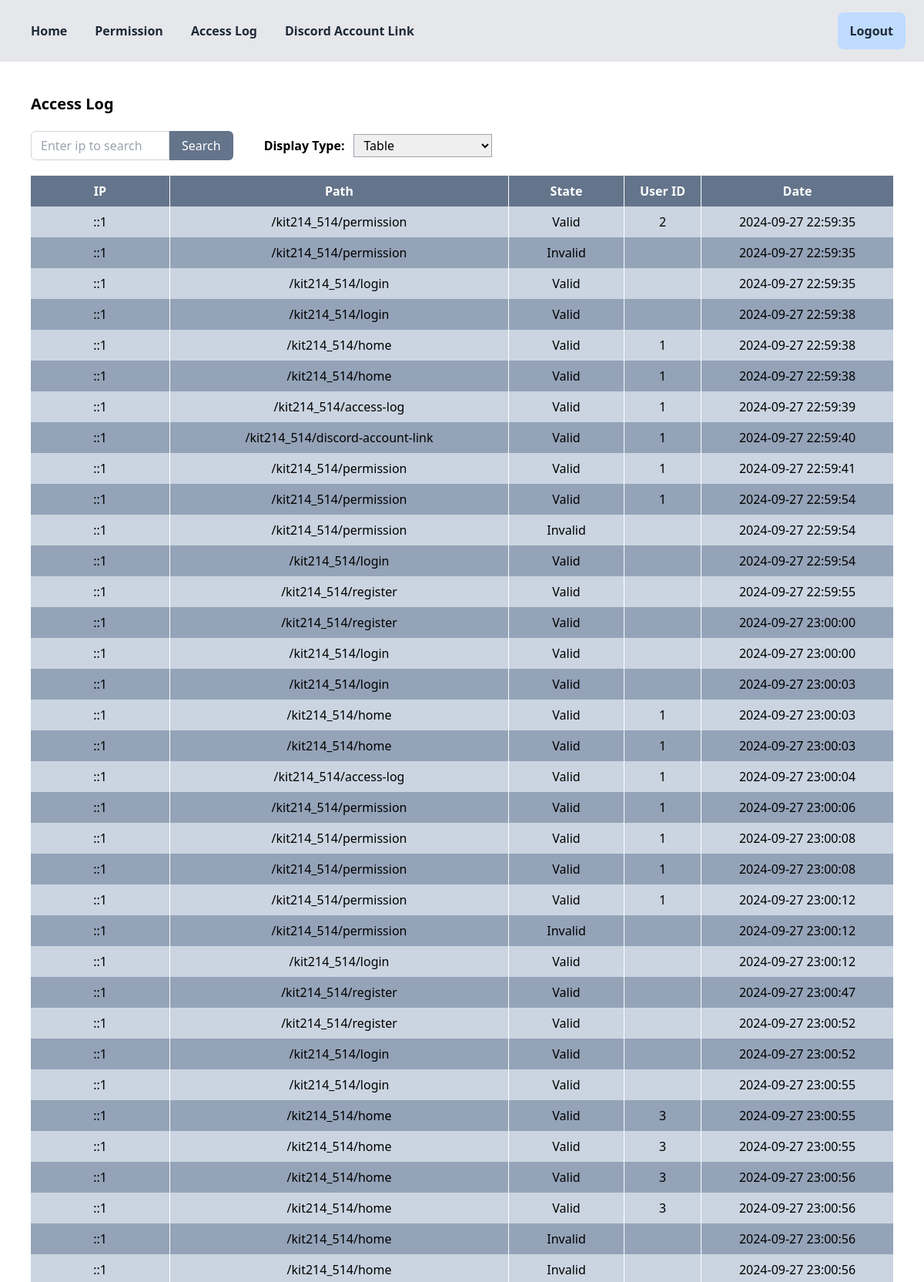
The page /views/access_log.php (signed in, upper part) on the database its author committed.
### tables this page shows
CREATE TABLE `logs` (
  `id` bigint(10) UNSIGNED NOT NULL,
  `ip` varchar(50) NOT NULL,
  `path` varchar(250) NOT NULL,
  `state` tinyint(1) NOT NULL COMMENT '0: valid, 0: invalid',
  `user_id` bigint(10) UNSIGNED DEFAULT NULL,
  `date` datetime NOT NULL
);

### controller/logsController.php (called while the page is built, shortened)
<?php
class LogsController extends Controller
{
    public function getLog($request)
    {
        try {
            $ipSearch = isset($request['ip_search']) ? $request['ip_search'] : null;
            $logsModel = new LogsModel();
            if (!$ipSearch) {
                $list = $logsModel->sql('SELECT * FROM logs');
            } else {
                $list = $logsModel->sql('SELECT * FROM logs WHERE ip = "' . $ipSearch . '"');
            }
            return [
                "data" => $list,
                "jsonData" => json_encode($list)
            ];
        } catch (\Throwable $th) {
            return [];
        }
    }
}

### config/database.php (called while the page is built, shortened)
<?php
require_once 'app.php';
class Database
{
    public function connections()
    {
        global $DB_HOST, $DB_PORT, $DB_DATABASE, $DB_USERNAME, $DB_PASSWORD;
        $servername = $DB_HOST;
        $dbname = $DB_DATABASE;
        $username = $DB_USERNAME;
        $password = $DB_PASSWORD;
        $port = $DB_PORT;
        try {
            $conn = new PDO("mysql:host=$servername;port=$port;dbname=$dbname", $username, $password);
            return $conn;
        } catch (PDOException $e) {
            echo "Data connection failure error: " . $e->getMessage();
            exit();
        }
    }
    public function sql(string $sql, array $params = [])
    {
        $conn = $this->connections();
        $conn->setAttribute(PDO::ATTR_ERRMODE, PDO::ERRMODE_EXCEPTION);
        $stmt = $conn->prepare($sql);
        $stmt->execute($params);
        if (strpos(strtoupper($sql), 'SELECT') === 0) {
            return $stmt->fetchAll(PDO::FETCH_ASSOC);
        }
        return true;
    }
}

### model/model.php (called while the page is built)
<?php
include '../config/database.php';
class Model
{
    public function DB()
    {
        return new Database();
    }
    public function sql(string $sql, array $params = [])
    {
        return $this->DB()->sql($sql, $params);
    }
}

### views/access_log.php (the view, shortened to what this page needs)
<?php
include_once(__DIR__ . "/../controller/logsController.php");
$logsController = new LogsController();
$listLogs = $logsController->getLog($_POST);
?>
<!DOCTYPE html>
<html lang="en">
<head>
    <link rel="stylesheet" href="public/styles/menu.css">
    <link rel="stylesheet" href="public/styles/access-log.css">
</head>
<body>
    <div style="display: flex; flex-direction: column;">
        <?php include 'components/menu_home.php'; ?>
        <div class="flex flex-col gap-5 p-10">
            <div class="text-[20px] font-bold">Access Log</div>
            <div class="flex flex-col gap-5">
                <div class="flex items-center gap-10">
                    <form action="" method="post" id="form_search">
                        <div class="flex">
                            <div>
                                <input type="text" name="ip_search" class="w-[180px] rounded-bl-md rounded-tl-md border border-solid border-gray-300 px-3 py-1.5 outline-0 ring-0 ring-offset-0 transition-all focus:border-gray-500 focus:ring-0 focus:ring-offset-0" placeholder="Enter ip to search" />
                            </div>
                            <div>
                                <button
                                    class="rounded-br-md rounded-tr-md bg-slate-500 px-4 py-[7px] text-white transition-all hover:bg-slate-600"
                                    type="submit">
                                    Search
                                </button>
                            </div>
                        </div>
                    </form>
                    <div class="flex items-center gap-3">
                        <div class="font-bold">Display Type:</div>
                        <div>
                            <select name="display_type" id="select-display-type" class="w-[180px] border border-solid border-gray-400 px-2 py-0.5">
                                <option value="table" selected>Table</option>
                            </select>
                        </div>
                    </div>
                </div>
                <div class="flex flex-col gap-3">
                    <div id="table-display">
                        <div class="table w-full table-fixed">
                            <div class="table-header-group w-full bg-slate-500 font-semibold">
                                <div class="table-row divide-x divide-solid divide-white">
                                    <div class="table-cell h-10 w-[180px] px-3 text-center align-middle">
                                        <div class="text-white">IP</div>
                                    </div>
                                    <div class="table-cell h-10 px-3 text-center align-middle">
                                        <div class="text-white">Path</div>
                                    </div>
                                    <div class="table-cell h-10 w-[150px] px-3 text-center align-middle">
                                        <div class="text-white">State</div>
                                    </div>
                                    <div class="table-cell h-10 w-[100px] px-3 text-center align-middle">
                                        <div class="text-white">User ID</div>
                                    </div>
                                    <div class="table-cell h-10 w-[250px] px-3 text-center align-middle">
                                        <div class="text-white">Date</div>
                                    </div>
                                </div>
                            </div>
                            <div class="table-footer-group">
                                <?php foreach ($listLogs["data"] as $item): ?>
                                    <div class="table-row cursor-pointer divide-x divide-solid divide-white transition-all odd:bg-slate-300 even:bg-slate-400 hover:bg-slate-400/60">
                                        <div class="table-cell p-2 align-middle">
                                            <div class="flex items-center justify-center">
                                                <?php echo htmlspecialchars($item['ip']); ?>
                                            </div>
                                        </div>
                                        <div class="table-cell p-2 align-middle">
                                            <div class="flex items-center justify-center">
                                                <?php echo htmlspecialchars($item['path']); ?>
                                            </div>
                                        </div>
                                        <div class="table-cell p-2 align-middle">
                                            <div class="flex items-center justify-center">
                                                <?php echo htmlspecialchars($item['state'] === 0 ? 'Valid' : 'Invalid'); ?>
                                            </div>
                                        </div>
                                        <div class="table-cell p-2 align-middle">
                                            <div class="flex items-center justify-center">
                                                <?php echo htmlspecialchars(!$item['user_id'] ? "" : $item['user_id']); ?>
                                            </div>
                                        </div>
                                        <div class="table-cell p-2 text-center align-middle">
                                            <div class="flex items-center justify-center">
                                                <?php echo htmlspecialchars($item['date']); ?>
                                            </div>
                                        </div>
                                    </div>
                                <?php endforeach; ?>
                            </div>
                        </div>
                    </div>
                </div>
            </div>
        </div>
    </div>
</body>
</html>

### public/styles/menu.css (style rules this page uses)
html, :host { line-height: 1.5; -webkit-text-size-adjust: 100%; -moz-tab-size: 4; tab-size: 4; font-family: ui-sans-serif, system-ui, sans-serif, "Apple Color Emoji", "Segoe UI Emoji", "Segoe UI Symbol", "Noto Color Emoji"; font-feature-settings: normal; font-variation-settings: normal; -webkit-tap-highlight-color: transparent; }
body { margin: 0; line-height: inherit; }
button, input, optgroup, select, textarea { font-family: inherit; font-feature-settings: inherit; font-variation-settings: inherit; font-size: 100%; font-weight: inherit; line-height: inherit; letter-spacing: inherit; color: inherit; margin: 0; padding: 0; }
button, select { text-transform: none; }
button, input:where([type='button']), input:where([type='reset']), input:where([type='submit']) { -webkit-appearance: button; background-color: transparent; background-image: none; }
input::placeholder, textarea::placeholder { opacity: 1; color: #9ca3af; }
button, [role="button"] { cursor: pointer; }
.flex { display: flex; }
.cursor-pointer { cursor: pointer; }
.items-center { align-items: center; }
.px-4 { padding-left: 1rem; padding-right: 1rem; }
.font-semibold { font-weight: 600; }
.transition-all { transition-property: all; transition-timing-function: cubic-bezier(0.4, 0, 0.2, 1); transition-duration: 150ms; }

### rows shown on the page
logs: ip "::1", path "/kit214_514/permission", state "Valid", user "2", date "2024-09-27 22:59:35"
logs: ip "::1", path "/kit214_514/permission", state "Invalid", date "2024-09-27 22:59:35"
logs: ip "::1", path "/kit214_514/login", state "Valid", date "2024-09-27 22:59:35"
logs: ip "::1", path "/kit214_514/login", state "Valid", date "2024-09-27 22:59:38"
logs: ip "::1", path "/kit214_514/home", state "Valid", user "1", date "2024-09-27 22:59:38"
logs: ip "::1", path "/kit214_514/home", state "Valid", user "1", date "2024-09-27 22:59:38"
logs: ip "::1", path "/kit214_514/access-log", state "Valid", user "1", date "2024-09-27 22:59:39"
logs: ip "::1", path "/kit214_514/discord-account-link", state "Valid", user "1", date "2024-09-27 22:59:40"
logs: ip "::1", path "/kit214_514/permission", state "Valid", user "1", date "2024-09-27 22:59:41"
logs: ip "::1", path "/kit214_514/permission", state "Valid", user "1", date "2024-09-27 22:59:54"
logs: ip "::1", path "/kit214_514/permission", state "Invalid", date "2024-09-27 22:59:54"
logs: ip "::1", path "/kit214_514/login", state "Valid", date "2024-09-27 22:59:54"
logs: ip "::1", path "/kit214_514/register", state "Valid", date "2024-09-27 22:59:55"
logs: ip "::1", path "/kit214_514/register", state "Valid", date "2024-09-27 23:00:00"
logs: ip "::1", path "/kit214_514/login", state "Valid", date "2024-09-27 23:00:00"
logs: ip "::1", path "/kit214_514/login", state "Valid", date "2024-09-27 23:00:03"
logs: ip "::1", path "/kit214_514/home", state "Valid", user "1", date "2024-09-27 23:00:03"
logs: ip "::1", path "/kit214_514/home", state "Valid", user "1", date "2024-09-27 23:00:03"
logs: ip "::1", path "/kit214_514/access-log", state "Valid", user "1", date "2024-09-27 23:00:04"
logs: ip "::1", path "/kit214_514/permission", state "Valid", user "1", date "2024-09-27 23:00:06"
logs: ip "::1", path "/kit214_514/permission", state "Valid", user "1", date "2024-09-27 23:00:08"
logs: ip "::1", path "/kit214_514/permission", state "Valid", user "1", date "2024-09-27 23:00:08"
logs: ip "::1", path "/kit214_514/permission", state "Valid", user "1", date "2024-09-27 23:00:12"
logs: ip "::1", path "/kit214_514/permission", state "Invalid", date "2024-09-27 23:00:12"
logs: ip "::1", path "/kit214_514/login", state "Valid", date "2024-09-27 23:00:12"
logs: ip "::1", path "/kit214_514/register", state "Valid", date "2024-09-27 23:00:47"
logs: ip "::1", path "/kit214_514/register", state "Valid", date "2024-09-27 23:00:52"
logs: ip "::1", path "/kit214_514/login", state "Valid", date "2024-09-27 23:00:52"
logs: ip "::1", path "/kit214_514/login", state "Valid", date "2024-09-27 23:00:55"
logs: ip "::1", path "/kit214_514/home", state "Valid", user "3", date "2024-09-27 23:00:55"
logs: ip "::1", path "/kit214_514/home", state "Valid", user "3", date "2024-09-27 23:00:55"
logs: ip "::1", path "/kit214_514/home", state "Valid", user "3", date "2024-09-27 23:00:56"
logs: ip "::1", path "/kit214_514/home", state "Valid", user "3", date "2024-09-27 23:00:56"
logs: ip "::1", path "/kit214_514/home", state "Invalid", date "2024-09-27 23:00:56"
logs: ip "::1", path "/kit214_514/home", state "Invalid", date "2024-09-27 23:00:56"
